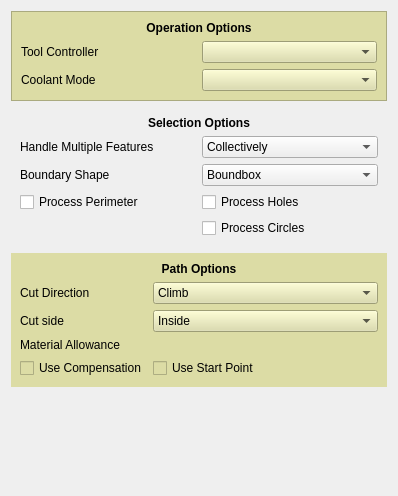
<?xml version="1.0" encoding="UTF-8"?>
<ui version="4.0">
 <class>Form</class>
 <widget class="QWidget" name="Form">
  <property name="geometry">
   <rect>
    <x>0</x>
    <y>0</y>
    <width>398</width>
    <height>496</height>
   </rect>
  </property>
  <property name="windowTitle">
   <string>Form</string>
  </property>
  <layout class="QGridLayout" name="gridLayout_4">
   <item row="1" column="0">
    <widget class="QWidget" name="selectionOptions" native="true">
     <layout class="QGridLayout" name="gridLayout_5">
      <item row="1" column="1">
       <widget class="QComboBox" name="handleMultipleFeatures">
        <item>
         <property name="text">
          <string>Collectively</string>
         </property>
        </item>
        <item>
         <property name="text">
          <string>Individually</string>
         </property>
        </item>
       </widget>
      </item>
      <item row="2" column="1">
       <widget class="QComboBox" name="boundaryShape">
        <property name="toolTip">
         <string>&lt;html&gt;&lt;head/&gt;&lt;body&gt;&lt;p&gt;Specify if the facing should be restricted by the actual shape of the selected face (or the part if no face is selected), or if the bounding box should be faced off.&lt;/p&gt;&lt;p&gt;The latter can be used to face of the entire stock area to ensure uniform heights for the following operations.&lt;/p&gt;&lt;/body&gt;&lt;/html&gt;</string>
        </property>
        <item>
         <property name="text">
          <string>Boundbox</string>
         </property>
        </item>
        <item>
         <property name="text">
          <string>Face Region</string>
         </property>
        </item>
        <item>
         <property name="text">
          <string>Perimeter</string>
         </property>
        </item>
        <item>
         <property name="text">
          <string>Stock</string>
         </property>
        </item>
       </widget>
      </item>
      <item row="2" column="0">
       <widget class="QLabel" name="boundaryShape_label">
        <property name="text">
         <string>Boundary Shape</string>
        </property>
       </widget>
      </item>
      <item row="1" column="0">
       <widget class="QLabel" name="handleMultipleFeatures_label">
        <property name="text">
         <string>Handle Multiple Features</string>
        </property>
       </widget>
      </item>
      <item row="3" column="0">
       <widget class="QCheckBox" name="processPerimeter">
        <property name="text">
         <string>Process Perimeter</string>
        </property>
        <property name="checked">
         <bool>false</bool>
        </property>
       </widget>
      </item>
      <item row="3" column="1">
       <widget class="QCheckBox" name="processHoles">
        <property name="text">
         <string>Process Holes</string>
        </property>
        <property name="checked">
         <bool>false</bool>
        </property>
       </widget>
      </item>
      <item row="4" column="1">
       <widget class="QCheckBox" name="processCircles">
        <property name="text">
         <string>Process Circles</string>
        </property>
        <property name="checked">
         <bool>false</bool>
        </property>
       </widget>
      </item>
      <item row="0" column="0" colspan="2">
       <widget class="QLabel" name="selectionOptions_label">
        <property name="font">
         <font>
          <weight>75</weight>
          <bold>true</bold>
         </font>
        </property>
        <property name="text">
         <string>Selection Options</string>
        </property>
        <property name="alignment">
         <set>Qt::AlignCenter</set>
        </property>
       </widget>
      </item>
     </layout>
    </widget>
   </item>
   <item row="2" column="0">
    <widget class="QWidget" name="pathOptions" native="true">
     <property name="styleSheet">
      <string notr="true">background-color: rgb(220, 220, 165);</string>
     </property>
     <layout class="QFormLayout" name="formLayout">
      <property name="fieldGrowthPolicy">
       <enum>QFormLayout::AllNonFixedFieldsGrow</enum>
      </property>
      <item row="0" column="0" colspan="2">
       <widget class="QLabel" name="pathOptions_label">
        <property name="font">
         <font>
          <weight>75</weight>
          <bold>true</bold>
         </font>
        </property>
        <property name="text">
         <string>Path Options</string>
        </property>
        <property name="alignment">
         <set>Qt::AlignCenter</set>
        </property>
       </widget>
      </item>
      <item row="1" column="0">
       <widget class="QLabel" name="cutDirection_label">
        <property name="text">
         <string>Cut Direction</string>
        </property>
       </widget>
      </item>
      <item row="1" column="1">
       <widget class="QComboBox" name="cutDirection">
        <property name="toolTip">
         <string>&lt;html&gt;&lt;head/&gt;&lt;body&gt;&lt;p&gt;The cutting mode assumes that the cut on one side of the tool bit represents the resulting part and the other side is either already milled away or will be removed later on.&lt;/p&gt;&lt;p&gt;Keeping that in mind climb mode is called when the tool bit is moved into the cut on each rotation, whereas in conventional mode the tool bits rotation and the tools lateral movement are in the same direction.&lt;/p&gt;&lt;/body&gt;&lt;/html&gt;</string>
        </property>
        <item>
         <property name="text">
          <string>Climb</string>
         </property>
        </item>
        <item>
         <property name="text">
          <string>Conventional</string>
         </property>
        </item>
       </widget>
      </item>
      <item row="2" column="0">
       <widget class="QLabel" name="cutSide_label">
        <property name="text">
         <string>Cut side</string>
        </property>
       </widget>
      </item>
      <item row="2" column="1">
       <widget class="QComboBox" name="cutSide">
        <property name="toolTip">
         <string>&lt;html&gt;&lt;head/&gt;&lt;body&gt;&lt;p&gt;Cut inside or outside of the selected shapes&lt;/p&gt;&lt;/body&gt;&lt;/html&gt;</string>
        </property>
        <item>
         <property name="text">
          <string>Inside</string>
         </property>
        </item>
        <item>
         <property name="text">
          <string>Outside</string>
         </property>
        </item>
       </widget>
      </item>
      <item row="4" column="0">
       <widget class="QLabel" name="materialAllowance_label">
        <property name="text">
         <string>Material Allowance</string>
        </property>
       </widget>
      </item>
      <item row="5" column="0">
       <widget class="QCheckBox" name="useCompensation">
        <property name="toolTip">
         <string>&lt;html&gt;&lt;head/&gt;&lt;body&gt;&lt;p&gt;If checked the profile operation is offset by the tool radius. The offset direction is determined by the Cut Side.&lt;/p&gt;&lt;/body&gt;&lt;/html&gt;</string>
        </property>
        <property name="text">
         <string>Use Compensation</string>
        </property>
       </widget>
      </item>
      <item row="5" column="1">
       <widget class="QCheckBox" name="useStartPoint">
        <property name="toolTip">
         <string>&lt;html&gt;&lt;head/&gt;&lt;body&gt;&lt;p&gt;Specify if this operation uses a starting point.&lt;/p&gt;&lt;/body&gt;&lt;/html&gt;</string>
        </property>
        <property name="text">
         <string>Use Start Point</string>
        </property>
       </widget>
      </item>
      <item row="4" column="1">
       <widget class="Gui::QuantitySpinBox" name="materialAllowance">
        <property name="unit" stdset="0">
         <string notr="true"/>
        </property>
       </widget>
      </item>
     </layout>
    </widget>
   </item>
   <item row="0" column="0">
    <widget class="QFrame" name="operationOptions">
     <property name="styleSheet">
      <string notr="true">background-color: rgb(220, 220, 165);</string>
     </property>
     <property name="frameShape">
      <enum>QFrame::StyledPanel</enum>
     </property>
     <property name="frameShadow">
      <enum>QFrame::Raised</enum>
     </property>
     <layout class="QGridLayout" name="gridLayout_3">
      <item row="1" column="0">
       <widget class="QLabel" name="toolController_label">
        <property name="text">
         <string>Tool Controller</string>
        </property>
       </widget>
      </item>
      <item row="0" column="0" colspan="2">
       <widget class="QLabel" name="operationOptions_label">
        <property name="font">
         <font>
          <weight>75</weight>
          <bold>true</bold>
         </font>
        </property>
        <property name="text">
         <string>Operation Options</string>
        </property>
        <property name="alignment">
         <set>Qt::AlignCenter</set>
        </property>
       </widget>
      </item>
      <item row="2" column="1">
       <widget class="QComboBox" name="coolantController">
        <property name="toolTip">
         <string>&lt;html&gt;&lt;head/&gt;&lt;body&gt;&lt;p&gt;The tool and its settings to be used for this operation.&lt;/p&gt;&lt;/body&gt;&lt;/html&gt;</string>
        </property>
       </widget>
      </item>
      <item row="1" column="1">
       <widget class="QComboBox" name="toolController">
        <property name="toolTip">
         <string>&lt;html&gt;&lt;head/&gt;&lt;body&gt;&lt;p&gt;The tool and its settings to be used for this operation.&lt;/p&gt;&lt;/body&gt;&lt;/html&gt;</string>
        </property>
       </widget>
      </item>
      <item row="2" column="0">
       <widget class="QLabel" name="coolantController_label">
        <property name="text">
         <string>Coolant Mode</string>
        </property>
       </widget>
      </item>
     </layout>
    </widget>
   </item>
   <item row="4" column="0">
    <spacer name="verticalSpacer">
     <property name="orientation">
      <enum>Qt::Vertical</enum>
     </property>
     <property name="sizeHint" stdset="0">
      <size>
       <width>20</width>
       <height>40</height>
      </size>
     </property>
    </spacer>
   </item>
  </layout>
 </widget>
 <customwidgets>
  <customwidget>
   <class>Gui::QuantitySpinBox</class>
   <extends>QWidget</extends>
   <header>Gui/QuantitySpinBox.h</header>
  </customwidget>
 </customwidgets>
 <tabstops>
  <tabstop>toolController</tabstop>
  <tabstop>coolantController</tabstop>
  <tabstop>handleMultipleFeatures</tabstop>
  <tabstop>boundaryShape</tabstop>
  <tabstop>processPerimeter</tabstop>
  <tabstop>processHoles</tabstop>
  <tabstop>processCircles</tabstop>
  <tabstop>cutDirection</tabstop>
  <tabstop>cutSide</tabstop>
  <tabstop>useCompensation</tabstop>
  <tabstop>useStartPoint</tabstop>
 </tabstops>
 <resources/>
 <connections/>
</ui>
